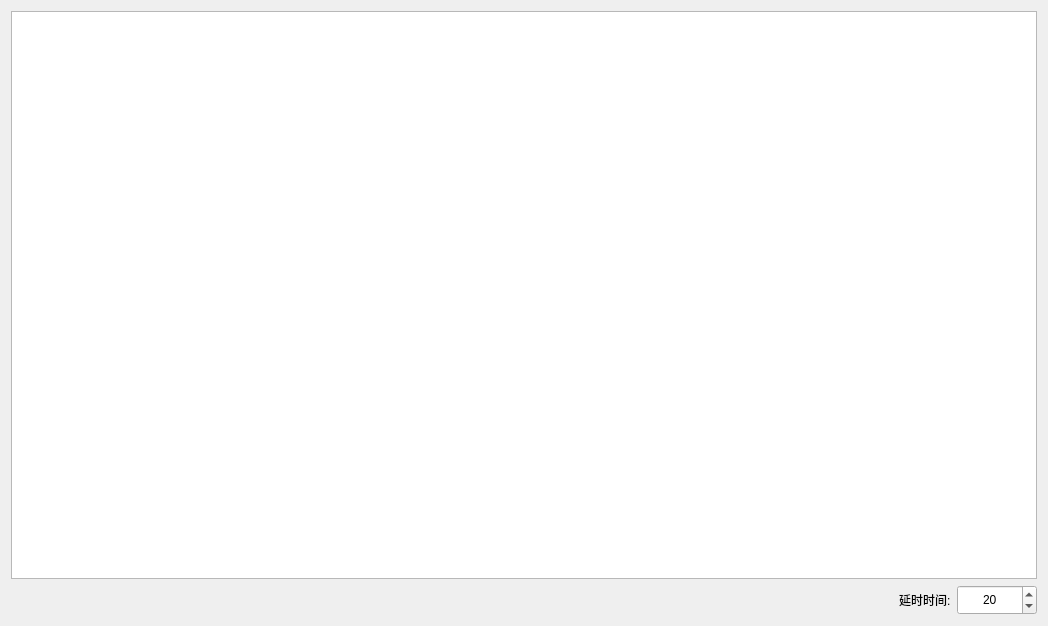
<?xml version="1.0" encoding="UTF-8"?>
<ui version="4.0">
 <class>dturmcwidgetClass</class>
 <widget class="QWidget" name="dturmcwidgetClass">
  <property name="geometry">
   <rect>
    <x>0</x>
    <y>0</y>
    <width>1048</width>
    <height>626</height>
   </rect>
  </property>
  <property name="windowTitle">
   <string>dturmcwidget</string>
  </property>
  <layout class="QGridLayout" name="gridLayout">
   <item row="0" column="0" colspan="3">
    <widget class="QTableWidget" name="tableWidget"/>
   </item>
   <item row="1" column="0">
    <spacer name="horizontalSpacer">
     <property name="orientation">
      <enum>Qt::Horizontal</enum>
     </property>
     <property name="sizeHint" stdset="0">
      <size>
       <width>861</width>
       <height>20</height>
      </size>
     </property>
    </spacer>
   </item>
   <item row="1" column="1">
    <widget class="QLabel" name="label">
     <property name="text">
      <string>延时时间:</string>
     </property>
    </widget>
   </item>
   <item row="1" column="2">
    <widget class="QSpinBox" name="spinBox">
     <property name="minimumSize">
      <size>
       <width>80</width>
       <height>30</height>
      </size>
     </property>
     <property name="maximumSize">
      <size>
       <width>80</width>
       <height>30</height>
      </size>
     </property>
     <property name="alignment">
      <set>Qt::AlignCenter</set>
     </property>
     <property name="minimum">
      <number>1</number>
     </property>
     <property name="value">
      <number>20</number>
     </property>
    </widget>
   </item>
  </layout>
 </widget>
 <layoutdefault spacing="6" margin="11"/>
 <resources/>
 <connections/>
</ui>
